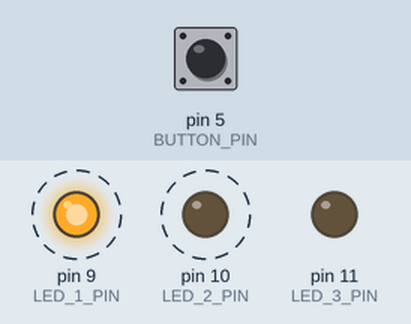
The sketch below on a simulated Arduino Uno, built with avr-gcc and run on an emulated ATmega328P. On the bench: output pins drawn as LEDs (lit = HIGH). Dashed ring = blinking. Inputs (shaded band) come from the test bench; at power-on: pin 5 (BUTTON_PIN) LOW.

Above: at 1.2 s.
1.3 s: pin 5 (BUTTON_PIN) pulled HIGH for 0.15 s
At 1.37 s:
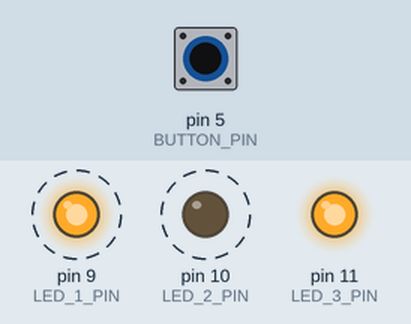
4.4 s: pin 5 (BUTTON_PIN) pulled HIGH for 1 s
At 5.75 s:
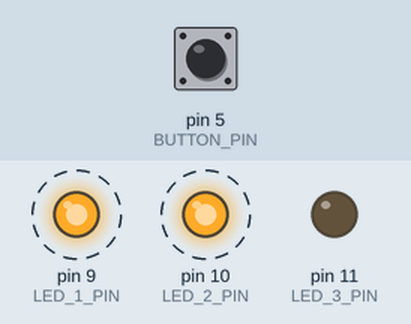
7.4 s: pin 5 (BUTTON_PIN) pulled HIGH for 3.2 s
At 7.76 s:
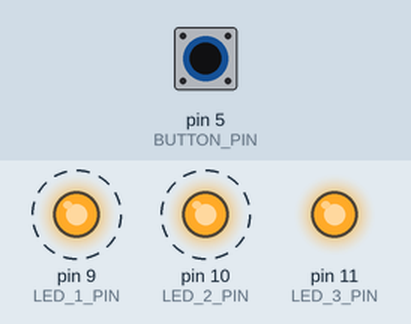
Timing chart, 0 to 18.1 s (numbered marks = the images above; inputs shaded):
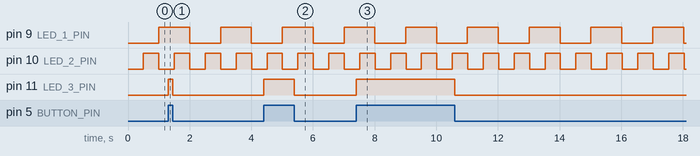

The sketch:

protothreads.ino
```cpp
#include <pt.h>
#define LED_1_PIN 9
#define LED_2_PIN 10
#define LED_3_PIN 11
#define BUTTON_PIN 5
// Declare 3 protothreads
static struct pt pt1, pt2, pt3;
// A primeira função de protothread para piscar o LED 1 a cada 1 segundo
static int protothreadBlinkLED1(struct pt *pt)
{
  static unsigned long lastTimeBlink = 0;
  PT_BEGIN(pt);
  while(1) {
    lastTimeBlink = millis();
    PT_WAIT_UNTIL(pt, millis() - lastTimeBlink > 1000);
    digitalWrite(LED_1_PIN, HIGH);
    lastTimeBlink = millis();
    PT_WAIT_UNTIL(pt, millis() - lastTimeBlink > 1000);
    digitalWrite(LED_1_PIN, LOW);
  }
  PT_END(pt);
}
// A segunda função de protothread para piscar o LED 2 a cada 0,5 segundo
static int protothreadBlinkLED2(struct pt *pt)
{
  static unsigned long lastTimeBlink = 0;
  PT_BEGIN(pt);
  while(1) {
    lastTimeBlink = millis();
    PT_WAIT_UNTIL(pt, millis() - lastTimeBlink > 500);
    digitalWrite(LED_2_PIN, HIGH);
    lastTimeBlink = millis();
    PT_WAIT_UNTIL(pt, millis() - lastTimeBlink > 500);
    digitalWrite(LED_2_PIN, LOW);
  }
  PT_END(pt);
}
// Terceira função de protothread para ligar o LED 3 se
// o botão é pressionado.
static int protothreadPushButton(struct pt *pt)
{
  static unsigned long lastTimeCheck = 0;
  PT_BEGIN(pt);
  while (1) {
    lastTimeCheck = millis();
    PT_WAIT_UNTIL(pt, digitalRead(BUTTON_PIN) == HIGH);
    digitalWrite(LED_3_PIN, HIGH);
    PT_WAIT_UNTIL(pt, digitalRead(BUTTON_PIN) == LOW);
    digitalWrite(LED_3_PIN, LOW);
  }
  PT_END(pt);
}
// Na configuração, defina todos os LEDs como SAÍDA, pressione o botão como ENTRADA e
// inicia todos os protothreads
void setup() {
  pinMode(LED_1_PIN, OUTPUT);
  pinMode(LED_2_PIN, OUTPUT);
  pinMode(LED_3_PIN, OUTPUT);
  pinMode(BUTTON_PIN, INPUT);
  PT_INIT(&pt1);
  PT_INIT(&pt2);
  PT_INIT(&pt3);
}
// No loop, só precisamos chamar os protothreads um por um
void loop() {
  protothreadBlinkLED1(&pt1);
  protothreadBlinkLED2(&pt2);
  protothreadPushButton(&pt3);
}
```

Measured:
- after the input at 1.3 s, pin 11 (LED_3_PIN): LOW → HIGH at once, → LOW 0.15 s later
- after the input at 4.4 s, pin 11 (LED_3_PIN): LOW → HIGH at once, → LOW 1.0 s later
- after the input at 7.4 s, pin 11 (LED_3_PIN): LOW → HIGH at once, → LOW 3.2 s later
- by itself, pin 9 (LED_1_PIN): alternates HIGH for 1.0 s and LOW for 1.0 s
- by itself, pin 10 (LED_2_PIN): alternates HIGH for 0.50 s and LOW for 0.50 s
